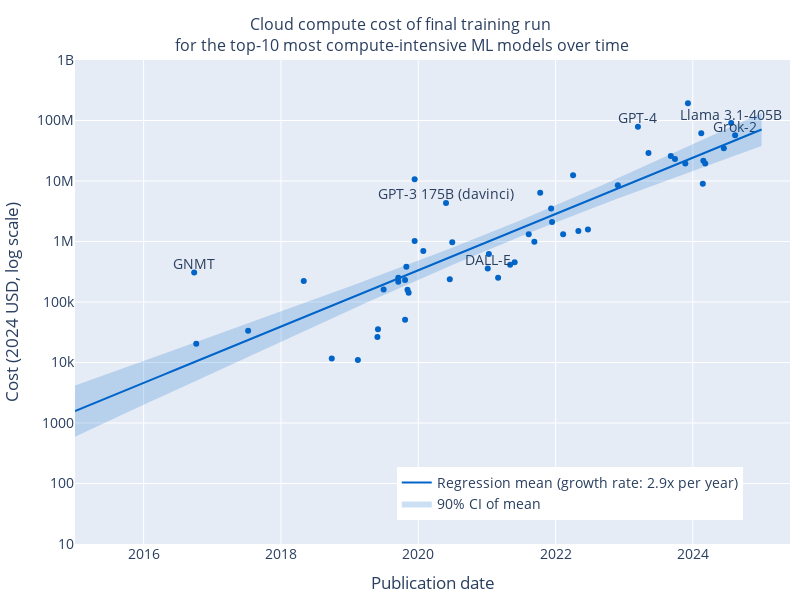

Notebook cell for this chart:
### Code cell
label_systems = ['GNMT', 'AlphaGo Zero', 'DALL-E', 'GPT-3 175B (davinci)', 'GPT-4', 'Llama 3.1-405B', 'Grok-2']

tpu_mask = cost_df['Training hardware'].str.contains('TPU', na=False)
tpu_cost_df = cost_df.loc[tpu_mask]
gpu_cost_df = cost_df.loc[~tpu_mask]

fig = go.Figure()

fig.add_trace(go.Scatter(
    x=gpu_cost_df['Publication date'],
    y=gpu_cost_df['Cost (inflation-adjusted)'],
    text=gpu_cost_df['Model'],
    mode='markers',
    showlegend=False,
))
fig.update_yaxes(type='log')
fig.add_trace(go.Scatter(
    x=tpu_cost_df['Publication date'],
    y=tpu_cost_df['Cost (inflation-adjusted)'],
    text=tpu_cost_df['Model'],
    mode='markers',
    marker_symbol='circle-open' if estimation_method != 'cloud' else 'circle',
    name='Using estimated cost of TPU' if estimation_method != 'cloud' else '',
    showlegend=estimation_method != 'cloud',
))
fig.add_trace(go.Scatter(
    x=gpu_cost_df.loc[gpu_cost_df['Model'].isin(label_systems)]['Publication date'],
    y=gpu_cost_df.loc[gpu_cost_df['Model'].isin(label_systems)]['Cost (inflation-adjusted)'],
    text=gpu_cost_df.loc[gpu_cost_df['Model'].isin(label_systems)]['Model'],
    mode='text',
    showlegend=False,
))
fig.add_trace(go.Scatter(
    x=tpu_cost_df.loc[tpu_cost_df['Model'].isin(label_systems)]['Publication date'],
    y=tpu_cost_df.loc[tpu_cost_df['Model'].isin(label_systems)]['Cost (inflation-adjusted)'],
    text=tpu_cost_df.loc[tpu_cost_df['Model'].isin(label_systems)]['Model'],
    mode='text',
    showlegend=False,
))

# Marker color
fig.update_traces(
    marker=dict(
        color='rgb(0,100,200)',
    ),
    selector=dict(mode='markers'),
)

# Shade in CI
fig.add_scatter(
    x=predicted_cost_df['Publication date'],
    y=10**predicted_cost_df['mean_ci_lower'],
    mode='lines',
    line=dict(width=0),
    showlegend=False,
)
fig.add_scatter(
    x=predicted_cost_df['Publication date'],
    y=10**predicted_cost_df['mean_ci_upper'],
    mode='lines',
    fill='tonexty',
    fillcolor='rgba(0,100,200,0.2)',
    line=dict(width=0),
    name='90% CI of mean',
)
fig.add_scatter(
    x=predicted_cost_df['Publication date'],
    y=10**predicted_cost_df['mean'],
    mode='lines',
    line=dict(color='rgb(0,100,200)'),
    name=f'Regression mean (growth rate: {10**reg_results.params[1]:.1f}x per year)',
)

fig.update_traces(textposition='top center')

# axis limits
# fig.update_xaxes(range=[pred_start_date, pred_end_date])
fig.update_xaxes(range=['2015-01-01', '2025-06-01'])  # manual
if estimation_method == 'hardware-acquisition':
    fig.update_yaxes(range=[4, 10])
else:
    fig.update_yaxes(range=[1, 9])

# legend on bottom-right of the axes
fig.update_layout(
    legend=dict(
        x=0.45,
        y=0.05,
    )
)

# axis labels
fig.update_xaxes(title_text='Publication date')
fig.update_yaxes(title_text='Cost (2024 USD, log scale)')

# title
fig.update_layout(title_text=get_cost_plot_title(estimation_method, compute_threshold_method, compute_threshold))

# update size
fig.update_layout(
    autosize=False,
    width=800,
    height=600,
    title_font=dict(
        size=16,
    ),
    title_x=0.5,
)

# font size
fig.update_layout(
    font=dict(
        size=14,
    )
)

# margins
fig.update_layout(margin=dict(l=10, r=10, t=60, b=10))

save_plot(fig, results_dir, 'cost_regression')

fig.show()
